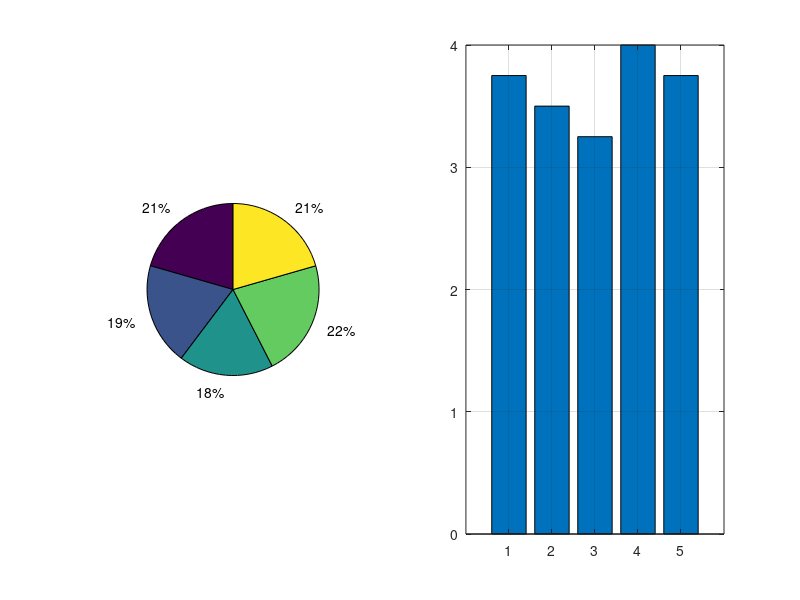

Here is the MATLAB script that generated this plot:
clc;
clear;
close all;

gpa = [3.75 3.50 3.25 4.00 3.75];

max_gpa = max(gpa);
min_gpa = min(gpa);
avg_gpa = mean(gpa);

disp('Student GPA Calculator');
disp('----------------------');

fprintf('Highest gpa: %.2f\n', max_gpa);
fprintf('Lowest gpa: %.2f\n', min_gpa);
fprintf('Average gpa: %.2f\n', avg_gpa);

if avg_gpa >= 3.75
    grade = 'A';

elseif avg_gpa >= 3.50
    grade = 'B';

else

    grade = 'c';

end

fprintf('Grade: %c\n', grade);

subplot(1,2,1)
title('pie chart by gpa')
pie(gpa)
grid on

subplot(1,2,2)
title ('bar graph')
bar(gpa)
grid on
